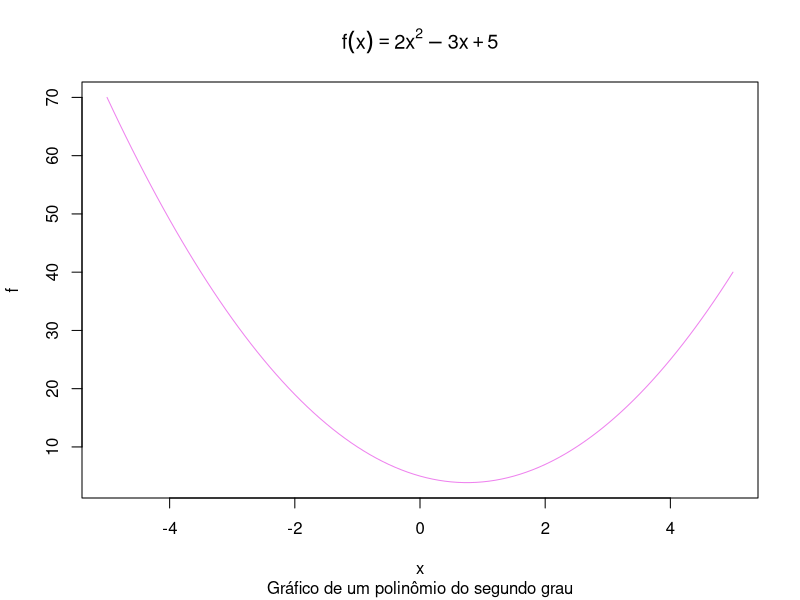

Here is the R script that generated this plot:
pdf("Polinômio de 2º grau.pdf")
f<- function(x){
#Aqui esta definida a forma funcional da função
2*x**2-3*x+5}
plot(f, -5, 5, main =expression(f(x)==2*x^2-3*x+5), sub = "Gráfico de um polinômio do segundo grau", col="violet")
dev.off()
